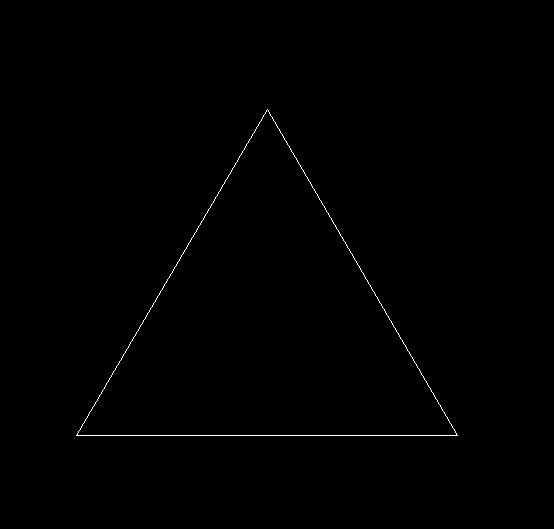
%> input picture image_processing/lab8_image_recognition/fourier/triangle_test.png, 554 x 529 px
$ octave test.m   (GNU Octave 9; MATLAB toolbox functions it lacks are replaced by stand-ins)
%> lines starting %> are read from the running program, lines starting %| are printed output that depends on the picture; in (x1, y1, x2, y2) boxes, pixels count from 0 and x2, y2 are one past the last pixel; in counts of white or black regions, pixels touching at a corner belong together; the program's own positions count from 1
### image_processing/lab8_image_recognition/fourier/make_fft_sec.m
% 傅里叶描述子对形状进行处理并且重建
function [border_fft, border_restored, xx, yy] = make_fft_sec(image_edged, ncoef)
border_fft = zeros(size(image_edged)); % 初始化
border_restored = zeros(size(image_edged)); % 初始化
[a, b] = size(image_edged);
f = find(image_edged); % 非0数值索引
lenf = length(f); % 计算长度
[new_indeces] = find_close_indeces(image_edged);
ii = new_indeces( : , 1);
jj = new_indeces( : , 2);
border_cmplx = ii + j * jj;
border_fft = fftshift(fft(border_cmplx));
if mod(lenf, 2) % odd
    lenf = lenf - 1;
end
rc = fix(lenf / 2) + 1;
p1 = [ (rc + 1) : (rc + 1 + ncoef - 1)];
p2 = [ (rc - 1) :  - 1 : (rc - 1 - ncoef + 1)];
border_ifft = zeros(1, lenf);
for ind = 1 : (ncoef)
    mfreq_vec = zeros(1, lenf);
    mfreq_vec(p1(ind)) = border_fft(p1(ind));
    mfreq_vec(p2(ind)) = border_fft(p2(ind));
    border_ifft = border_ifft + (ifft(ifftshift(mfreq_vec)));
end
%add dc
mfreq_vec = zeros(1, lenf);
mfreq_vec(rc) = border_fft(rc);
border_ifft = border_ifft + (ifft(ifftshift(mfreq_vec)));
border_restored = zeros(size(image_edged));
yy = real(border_ifft);xx = imag(border_ifft);
yyt = round(yy);xxt = round(xx);
if(length(xxt) == 0)
    return ;
end
hind = sub2ind(size(border_restored), yyt, xxt);
border_restored(round(hind)) = 1;

### image_processing/lab8_image_recognition/fourier/find_close_indeces.m
% 寻找形状的闭合边界
function [new_indeces] = find_close_indeces(im_in)
[row, column] = find(im_in); % 得到非0元素索引
p = pdist([row column]); % 计算第二列与第一列的距离值，参考：https://blog.csdn.net/guanyuqiu/article/details/74331963
psqr = squareform(p); % 将得到的值转成方阵形式，对角线为0，参考：https://blog.csdn.net/guanyuqiu/article/details/74331963
row_length = length(row);
new_indeces = [row(1) column(1)]; % 初始指标
ind_ind_data = 1;
newind = 1;
for ind = 2 : row_length
    mcur_dist = psqr(newind, : );
    [~, dist_min_ind] = sort(mcur_dist);
    [~, inddmin] = setdiff(dist_min_ind, ind_ind_data);
    dist_min_ind = dist_min_ind(sort(inddmin));
    newind = dist_min_ind(1);
    new_indeces = [new_indeces; [row(newind) column(newind)]];
    ind_ind_data = [ind_ind_data; newind];
    lenindata = length(ind_ind_data);
end

### image_processing/lab8_image_recognition/fourier/test.m
f = imread('./triangle_test.png');
%> f is the input picture: size 529x554x3 uint8; 0.35% white in thin lines or dots, all inside (x1, y1, x2, y2) = (76, 109, 458, 436)
g = rgb2gray(f);
% f = imbinarize(f);
% g = f;
bw = edge(g, 'canny');
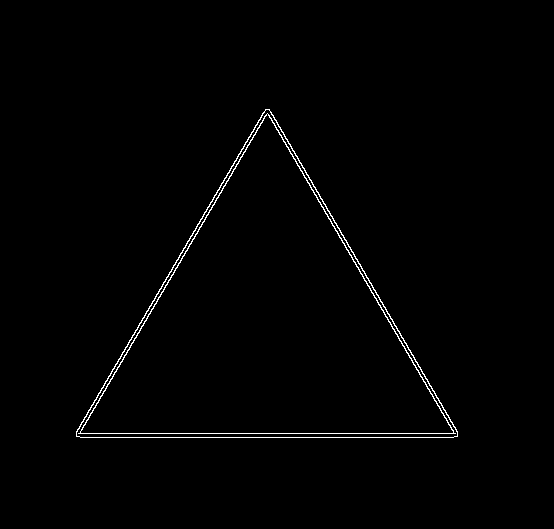
%> bw: size 529x554 logical; 0.96% white in thin lines or dots, all inside (x1, y1, x2, y2) = (76, 109, 458, 438)
bw = bwareaopen(bw, 30);
[border_fft, border_restored, xx, yy] = make_fft_sec(bw, 10);
%> in make_fft_sec, `f = find(image_edged);`: f = 2801 values from 40636 to 242190
%> in make_fft_sec, `lenf = length(f);`: lenf = 2801
%> in find_close_indeces, `[row, column] = find(im_in);`: row = 2801 values from 110 to 438; column = 2801 values from 77 to 458
%> in find_close_indeces, `row_length = length(row);`: row_length = 2801
%> in find_close_indeces, `new_indeces = [row(1) column(1)];`: new_indeces = [432 77]
%> the loop in find_close_indeces, `for ind = 2 : row_length` made 2800 passes
%> newind on passes 16 to 18: 77, 85, 92
%> after the loop in find_close_indeces, `for ind = 2 : row_length`: ind_ind_data = 2801 values, max 2801 at index 387, min 1 at index 1, mean 1401; new_indeces = 2801 rows, first 12: [432 77; 433 77; 434 77; 435 77; 436 77; 437 77; 437 78; 437 79; 437 80; 438 81; 438 82; 438 83]
%> in make_fft_sec, `ii = new_indeces( : , 1);`: ii = 2801 values, max 438 at index 10, min 110 at index 901, mean 317.2
%> in make_fft_sec, `jj = new_indeces( : , 2);`: jj = 2801 values, max 458 at index 387, min 77 at index 1, mean 267.7
%> in make_fft_sec, `lenf = lenf - 1;`: lenf = 2800
%> in make_fft_sec, `rc = fix(lenf / 2) + 1;`: rc = 1401
%> in make_fft_sec, `p1 = [ (rc + 1) : (rc + 1 + ncoef - 1)];`: p1 = [1402 1403 1404 1405 1406 1407 1408 1409 1410 1411]
%> in make_fft_sec, `p2 = [ (rc - 1) :  - 1 : (rc - 1 - ncoef + 1)];`: p2 = [1400 1399 1398 1397 1396 1395 1394 1393 1392 1391]
%> in make_fft_sec, `yy = real(border_ifft)`: yy = 2800 values, max 440 at index 300, min 125.8 at index 903, mean 317.3
%> in make_fft_sec, `xx = imag(border_ifft)`: xx = 2800 values, max 446.5 at index 428, min 85.96 at index 1410, mean 267.8
%> in make_fft_sec, `yyt = round(yy)`: yyt = 2800 values, max 440 at index 271, min 126 at index 892, mean 317.3
%> in make_fft_sec, `xxt = round(xx)`: xxt = 2800 values, max 447 at index 426, min 86 at index 1398, mean 267.8
%> in make_fft_sec, `hind = sub2ind(size(border_restored), yyt, xxt);`: hind = 2800 values, max 236347 at index 426, min 45381 at index 1398, mean 141444.5
%> in make_fft_sec, `border_restored(round(hind)) = 1;`:
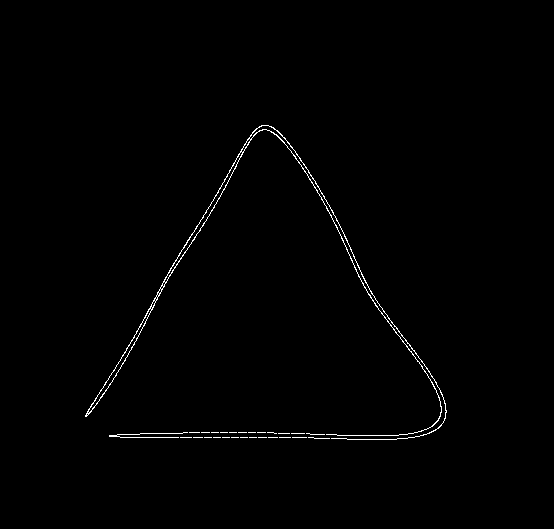
%> border_restored: size 529x554 double; values 0 (black) and 1 (white), 0.72% white in thin lines or dots, all inside (x1, y1, x2, y2) = (85, 125, 447, 440)
figure(1), imshow(~bw), title('original');
figure(2), imshow(~bw), hold on;plot((xx), yy, 'ro'), title('reconstructed point(red)');
%> after `title('reconstructed point(red)')`:
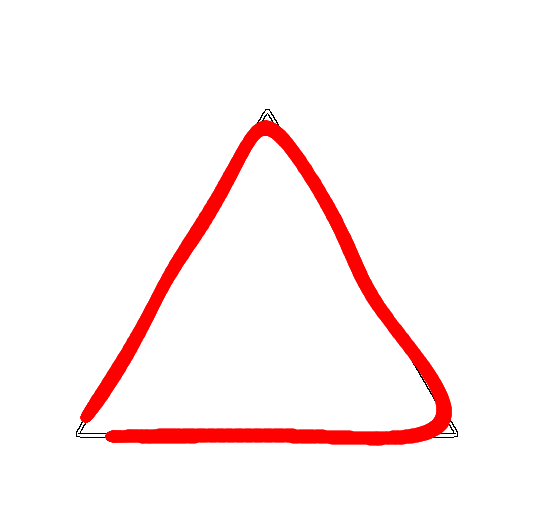
%> figure redrawn from the program's plot data; its title reads 'reconstructed point(red)'
figure(3), imshow(~border_restored), title('reconstruction figure');
